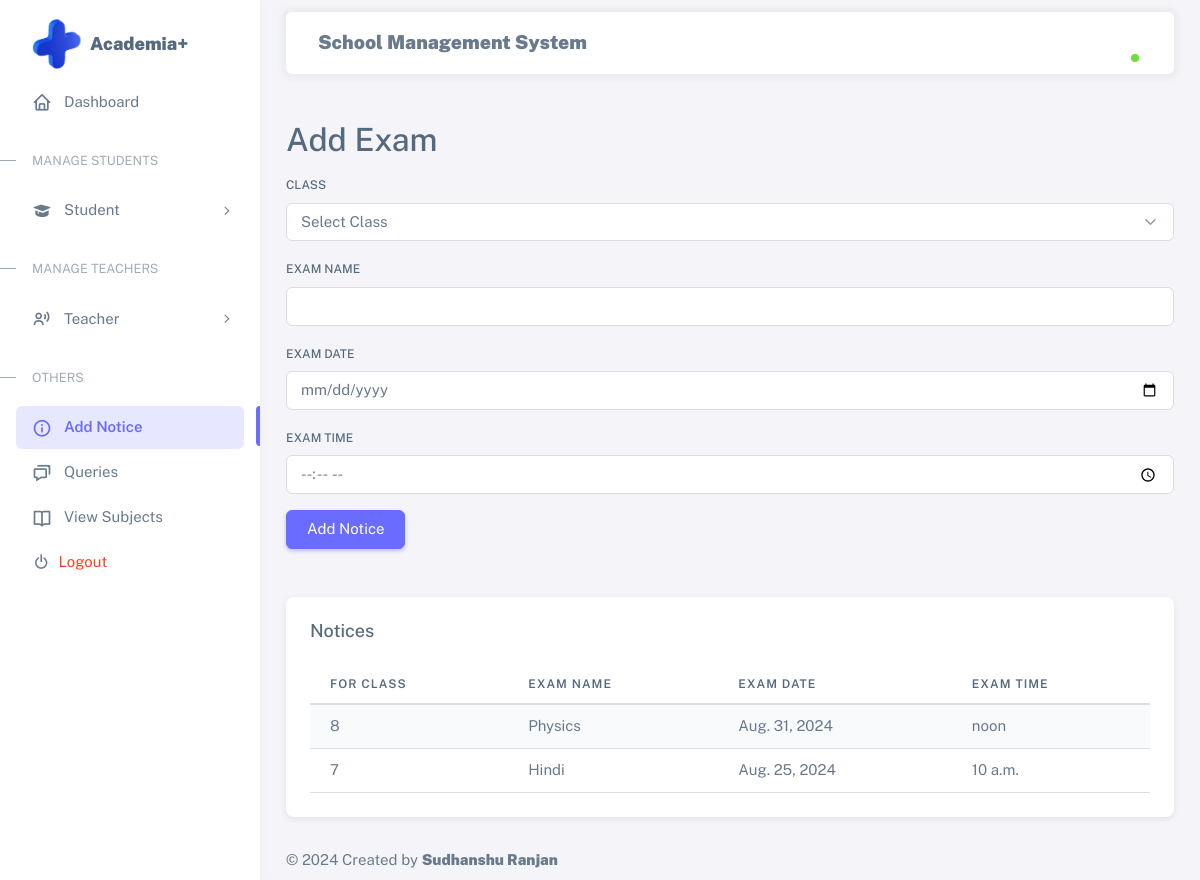
The page /notice/ on the database its author committed.
### asms_app/models.py (models this page shows)
class Exam(models.Model):
    ofclass = models.CharField(max_length=10)
    examname = models.CharField(max_length=20)
    examdate = models.DateField(default=timezone.now)
    examtime = models.TimeField(default=timezone.now)
    created = models.DateTimeField(auto_now=True)
    class Meta:
        ordering = ['-examdate','-created']

### asms_app/views.py (the view, shortened to what this page needs)
# urls.py: path('notice/', add_exam, name='notice'),
def add_exam(request):
    key = request.session.get('session_key')
    user = None
    notices = Exam.objects.all()
    return render(request, 'notice.html', {'user':user, 'notices':notices})

### asms_app/templates/notice.html (shortened to what this page needs)
{% extends 'base.html' %}
{% block content %}
<div class="container mt-5">
    <h2>Add Exam</h2>
    <form method="post">
        <div class="mb-3">
            <label for="ofclass" class="form-label">Class</label>
            <select class="form-select" id="ofclass" name="ofclass" required>
                <option value="">Select Class</option>
            </select>
        </div>
        <div class="mb-3">
            <label for="examname" class="form-label">Exam Name</label>
            <input type="text" class="form-control" id="examname" name="examname" required>
        </div>
        <div class="mb-3">
            <label for="examdate" class="form-label">Exam Date</label>
            <input type="date" class="form-control" id="examdate" name="examdate" required>
        </div>
        <div class="mb-3">
            <label for="examtime" class="form-label">Exam Time</label>
            <input type="time" class="form-control" id="examtime" name="examtime" required>
        </div>
        <button type="submit" class="btn btn-primary">Add Notice</button>
    </form>
</div>
<div class="container mt-5">
    <div class="row">
        <div class="col-md-12">
            <div class="card mb-4">
                <h5 class="card-header">Notices</h5>
                <div class="card-body">
                    <div class="table-responsive">
                        <table class="table table-striped">
                            <thead>
                                <tr>
                                    <th>For Class</th>
                                    <th>Exam Name</th>
                                    <th>Exam Date</th>
                                    <th>Exam Time</th>
                                </tr>
                            </thead>
                            <tbody>
                                {% for notice in notices %}
                                <tr>
                                    <td>{{notice.ofclass}}</td>
                                    <td>{{ notice.examname }}</td>
                                    <td>{{ notice.examdate }}</td>
                                    <td>{{ notice.examtime }}</td>
                                </tr>
                                {% endfor %}
                            </tbody>
                        </table>
                    </div>
                </div>
            </div>
        </div>
    </div>
</div>
{% endblock %}

### rows shown on the page
Exam: ofclass "8", examname "Physics", examdate "Aug. 31, 2024", examtime "noon"
Exam: ofclass "7", examname "Hindi", examdate "Aug. 25, 2024", examtime "10 a.m."
